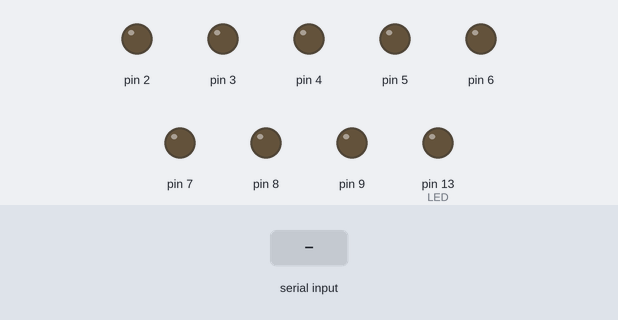
Simulated run of this sketch. Board: Arduino Uno, built with avr-gcc and run on an emulated ATmega328P. Shown: output pins drawn as LEDs (lit = HIGH). The inputs (shaded band) are chosen by the test bench.

Above: at 1.2 s.
1.3 s: byte 30 received over Serial
At 1.8 s:
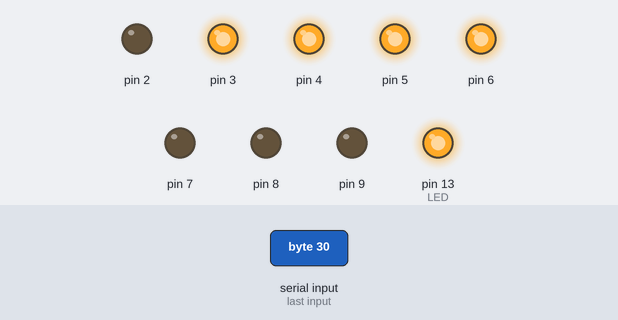
2.8 s: byte 90 received over Serial
At 4.0 s:
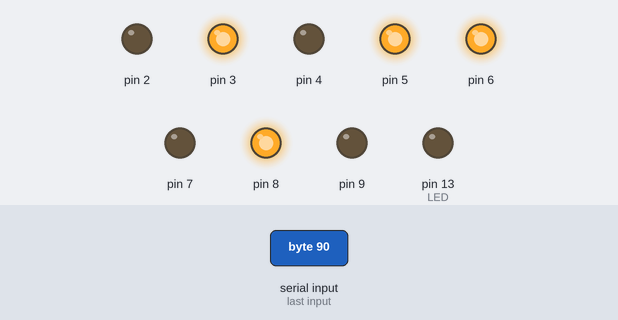
4.3 s: byte 120 received over Serial
At 5.2 s:
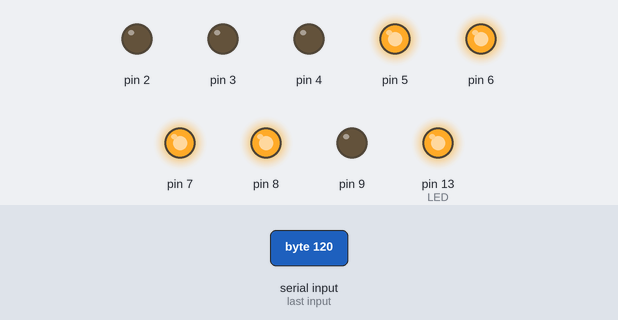
5.8 s: byte 30 received over Serial
At 6.4 s:
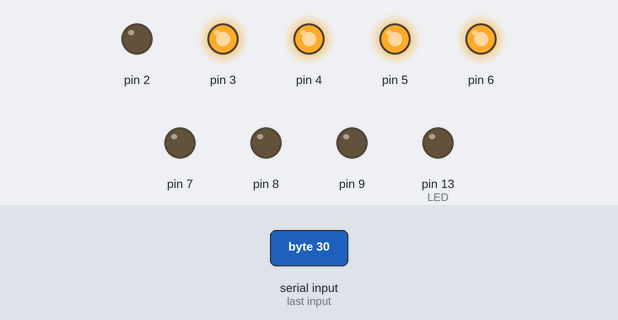
7.3 s: byte 90 received over Serial
At 8.5 s:
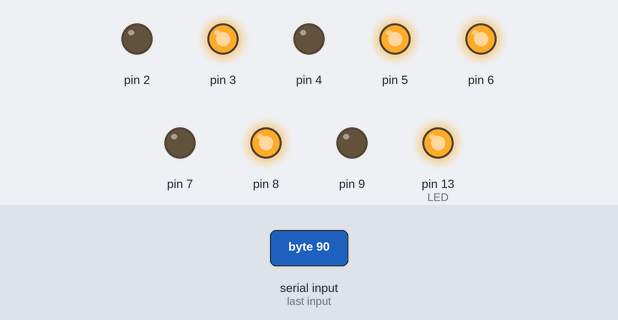
8.8 s: byte 120 received over Serial
At 9.9 s:
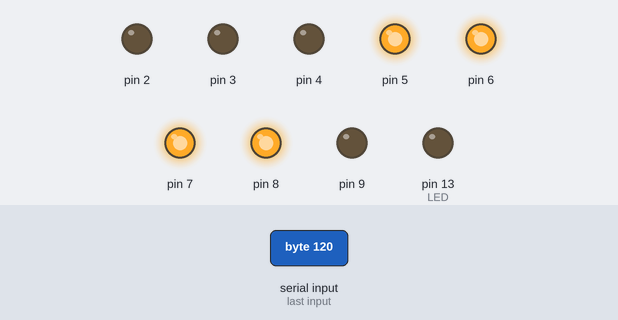
Timing chart, 0 to 11.3 s (numbered marks = the images above; inputs shaded):
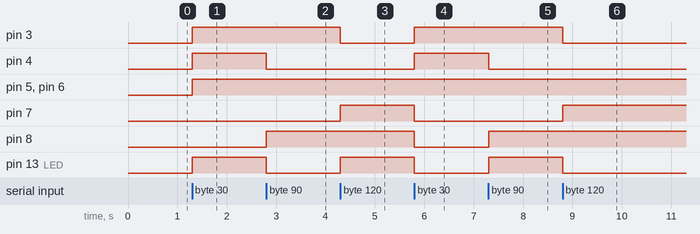

The sketch:

sketch_leds.ino
```cpp
#define LED 13
#define VALUE HIGH

int value;
byte mask = 1;
int ledOut;

void setup() {
    pinMode(LED, OUTPUT);

    Serial.begin(9600);

    value = HIGH;

    for (int i = 2; i < 10; i++) { //set pins from 2 to 9 as output
        pinMode(i, OUTPUT);
    }


}

void loop() {
    if (Serial.available()) {

        unsigned char readData = Serial.read(); // read the unsigned character received in the serial port

            ledOut = 2;
            mask = 00000001;

            for (ledOut = 2; ledOut<10; ledOut++) { //iterate through the pins, from LED at pin no 2 to LED on pin no 9

              if (readData & mask){ // if bitwise AND resolves to true
                digitalWrite(ledOut,HIGH); // switch on the LED
              }
              else{ //if bitwise and resolves to false
                digitalWrite(ledOut,LOW); // switch off the LED
              }
              mask <<= 1; // shif the mask to the left.

            }

            // for debugging purpose, just toggle the output at pin 13, to switch the on-board led on and off each time a data received from the serial port
            digitalWrite(LED, value);
            value = !value;

    }
}
```

Measured:
- after the input at 1.3 s, pin 3–6, pin 13 (LED): LOW → HIGH at once
- after the input at 2.8 s, pin 4, pin 13 (LED): HIGH → LOW at once; pin 8: LOW → HIGH at once
- after the input at 4.3 s, pin 3: HIGH → LOW at once; pin 7, pin 13 (LED): LOW → HIGH at once
- after the input at 5.8 s, pin 3, pin 4: LOW → HIGH at once; pin 7, pin 8, pin 13 (LED): HIGH → LOW at once
- after the input at 7.3 s, pin 4: HIGH → LOW at once; pin 8, pin 13 (LED): LOW → HIGH at once
- after the input at 8.8 s, pin 3, pin 13 (LED): HIGH → LOW at once; pin 7: LOW → HIGH at once
